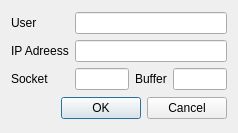
<?xml version="1.0" encoding="UTF-8"?>
<ui version="4.0">
 <class>Dialog</class>
 <widget class="QDialog" name="Dialog">
  <property name="geometry">
   <rect>
    <x>0</x>
    <y>0</y>
    <width>238</width>
    <height>133</height>
   </rect>
  </property>
  <property name="windowTitle">
   <string>Options</string>
  </property>
  <layout class="QHBoxLayout" name="horizontalLayout_5">
   <item>
    <layout class="QVBoxLayout" name="verticalLayout_4">
     <item>
      <layout class="QHBoxLayout" name="horizontalLayout_4">
       <item>
        <layout class="QVBoxLayout" name="verticalLayout">
         <item>
          <widget class="QLabel" name="label_4">
           <property name="text">
            <string>User</string>
           </property>
          </widget>
         </item>
         <item>
          <widget class="QLabel" name="label">
           <property name="text">
            <string>IP Adreess</string>
           </property>
          </widget>
         </item>
         <item>
          <widget class="QLabel" name="label_2">
           <property name="text">
            <string>Socket</string>
           </property>
          </widget>
         </item>
        </layout>
       </item>
       <item>
        <layout class="QVBoxLayout" name="verticalLayout_3">
         <item>
          <layout class="QHBoxLayout" name="horizontalLayout_3">
           <item>
            <widget class="QLineEdit" name="lineEdit_user"/>
           </item>
          </layout>
         </item>
         <item>
          <layout class="QVBoxLayout" name="verticalLayout_2">
           <item>
            <widget class="QLineEdit" name="lineEdit_ip"/>
           </item>
           <item>
            <layout class="QHBoxLayout" name="horizontalLayout_2">
             <item>
              <widget class="QLineEdit" name="lineEdit_port"/>
             </item>
             <item>
              <widget class="QLabel" name="label_3">
               <property name="text">
                <string>Buffer</string>
               </property>
              </widget>
             </item>
             <item>
              <widget class="QLineEdit" name="lineEdit_buffer"/>
             </item>
            </layout>
           </item>
          </layout>
         </item>
        </layout>
       </item>
      </layout>
     </item>
     <item>
      <layout class="QHBoxLayout" name="horizontalLayout">
       <item>
        <spacer name="horizontalSpacer">
         <property name="orientation">
          <enum>Qt::Horizontal</enum>
         </property>
         <property name="sizeHint" stdset="0">
          <size>
           <width>40</width>
           <height>20</height>
          </size>
         </property>
        </spacer>
       </item>
       <item>
        <widget class="QDialogButtonBox" name="buttonBox">
         <property name="standardButtons">
          <set>QDialogButtonBox::Cancel|QDialogButtonBox::Ok</set>
         </property>
        </widget>
       </item>
      </layout>
     </item>
    </layout>
   </item>
  </layout>
 </widget>
 <resources/>
 <connections/>
</ui>
